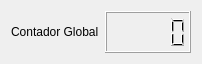
<?xml version="1.0" encoding="UTF-8"?>
<ui version="4.0">
 <class>DialogCounters</class>
 <widget class="QDialog" name="DialogCounters">
  <property name="geometry">
   <rect>
    <x>0</x>
    <y>0</y>
    <width>202</width>
    <height>64</height>
   </rect>
  </property>
  <property name="windowTitle">
   <string>Dialog</string>
  </property>
  <layout class="QVBoxLayout" name="verticalLayout">
   <item>
    <layout class="QGridLayout" name="gridLayout">
     <item row="0" column="0">
      <widget class="QLabel" name="lbl_ContadorGlobal">
       <property name="text">
        <string>Contador Global</string>
       </property>
      </widget>
     </item>
     <item row="0" column="1">
      <widget class="QLCDNumber" name="lcd_contadorGlobal"/>
     </item>
    </layout>
   </item>
  </layout>
 </widget>
 <resources/>
 <connections/>
</ui>
